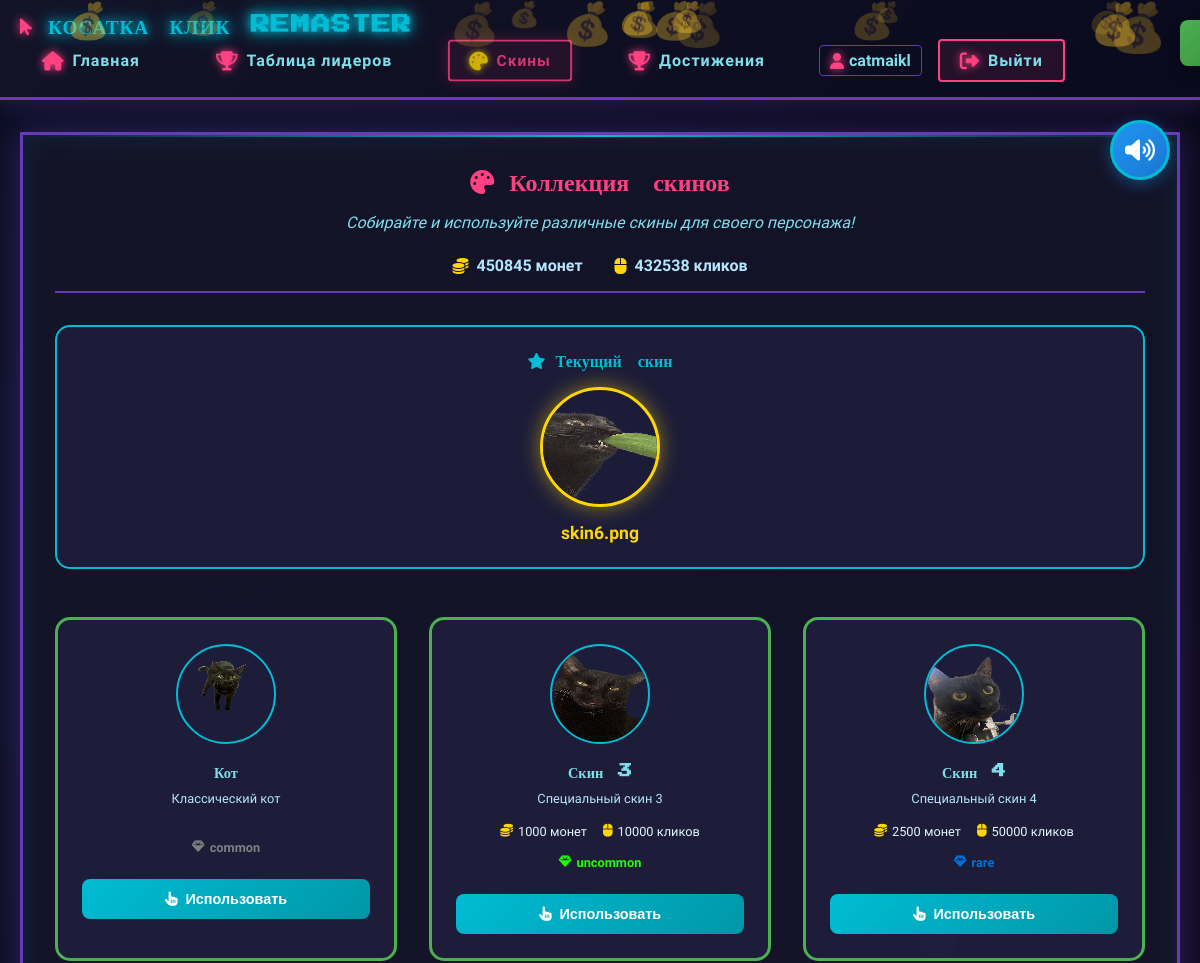
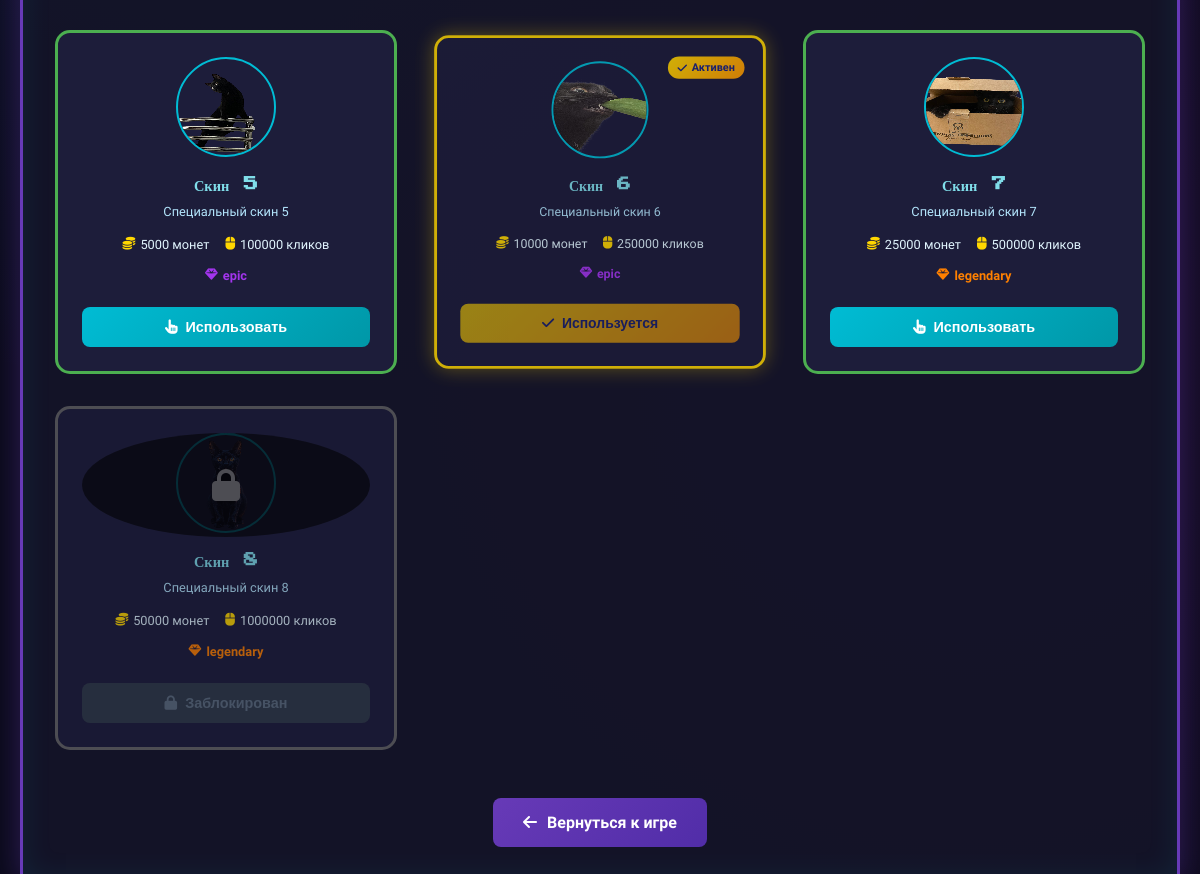
The page /skins/ (signed in) on the database as committed earlier (2 pictures, top to bottom).
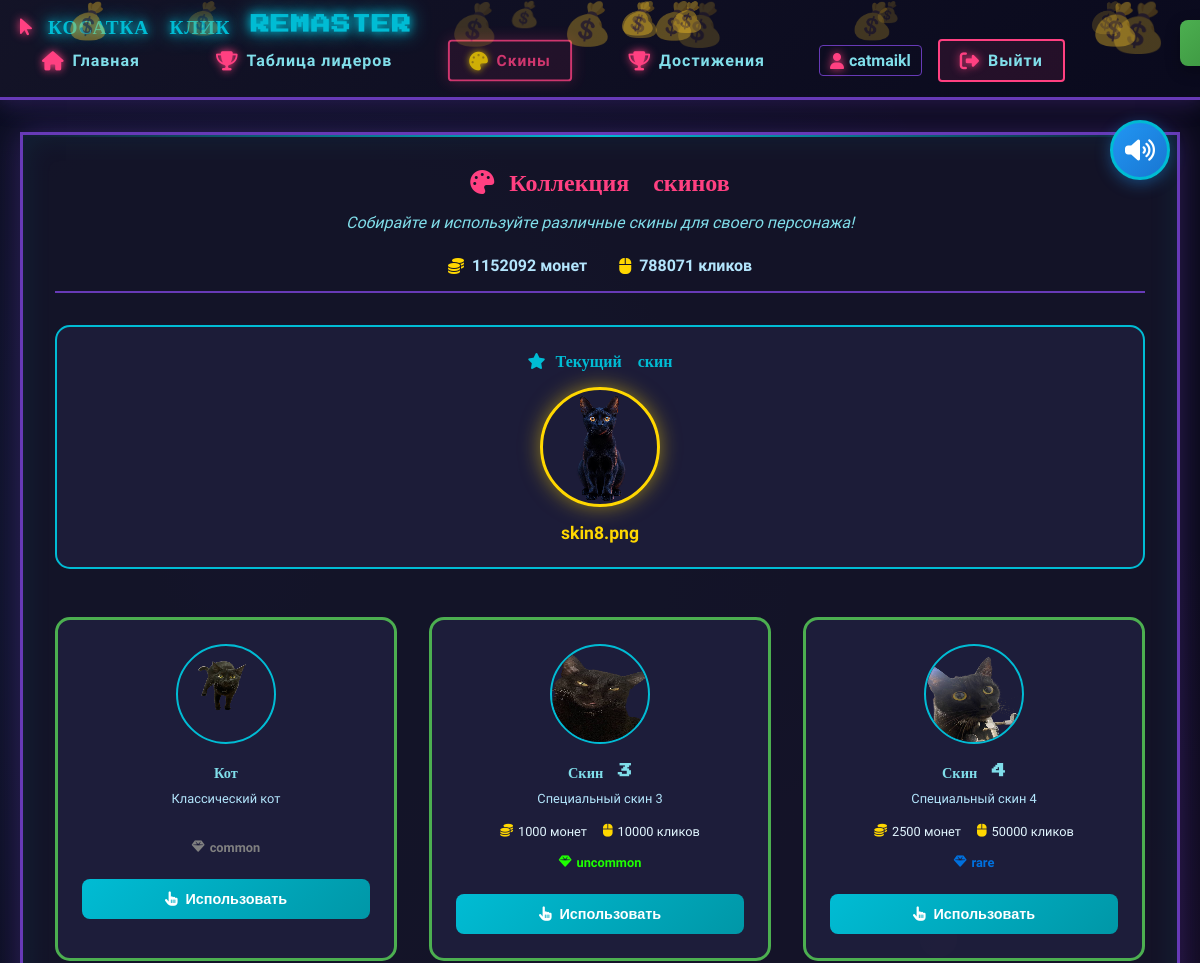
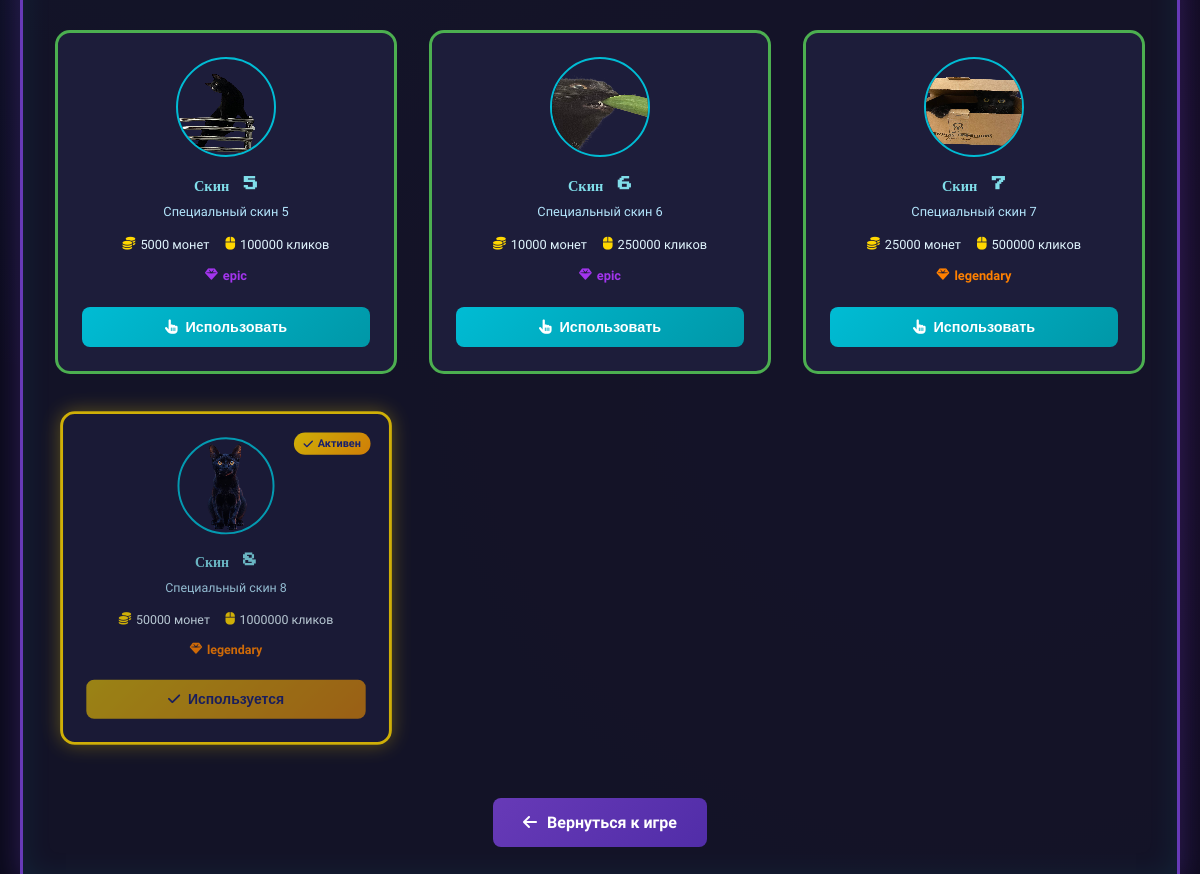
The same page on the database as committed later (2 pictures, top to bottom).
### main/models.py (models this page shows, shortened)
class Player(models.Model):
    user = models.OneToOneField(User, on_delete=models.CASCADE, null=True, blank=True)
    clicks = models.IntegerField(default=0)
    coins = models.IntegerField(default=0)
    click_power = models.IntegerField(default=1)
    auto_clicker_power = models.IntegerField(default=0)
    critical_chance = models.FloatField(default=0.0)
    coin_multiplier = models.FloatField(default=1.0)
    created_at = models.DateTimeField(auto_now_add=True)
    current_skin = models.CharField(max_length=100, default='cat.png')  # Текущий скин

class Skin(models.Model):
    name = models.CharField(max_length=100)
    image_name = models.CharField(max_length=100, unique=True)
    description = models.TextField()
    is_free = models.BooleanField(default=False)  # Теперь не все скины бесплатные
    price = models.IntegerField(default=0)  # Цена скина в монетах
    unlock_requirement = models.CharField(max_length=200, blank=True, null=True)
    required_clicks = models.IntegerField(default=0)
    required_coins = models.IntegerField(default=0)
    rarity = models.CharField(max_length=20, default='common')  # Редкость скина
    order = models.IntegerField(default=0)  # Порядок отображения
    class Meta:
        ordering = ['order', 'name']

### main/views.py (the view)
# urls.py: path('skins/', views.skins_view, name='skins'),
@login_required
def skins_view(request):
    player = Player.objects.get(user=request.user)
    all_skins = Skin.objects.all().order_by('order')
    for skin in all_skins:
        skin.is_unlocked = PlayerSkin.objects.filter(player=player, skin=skin).exists() or skin.is_free
        skin.can_unlock = (player.clicks >= skin.required_clicks and
                          player.coins >= skin.price and
                          not skin.is_unlocked)
    current_skin = player.current_skin
    context = {
        'player': player,
        'skins': all_skins,
        'current_skin': current_skin,
    }
    return render(request, 'main/skins.html', context)

### main/templates/main/skins.html (shortened to what this page needs)
{% extends 'main/base.html' %}
{% load static %}
{% block content %}
<div class="game-container">
    <div class="skins-header">
        <h2><i class="fas fa-palette"></i> Коллекция скинов</h2>
        <p class="skins-description">Собирайте и используйте различные скины для своего персонажа!</p>
        <div class="player-info">
            <div class="stat-mini">
                <i class="fas fa-coins"></i>
                <span>{{ player.coins }} монет</span>
            </div>
            <div class="stat-mini">
                <i class="fas fa-mouse"></i>
                <span>{{ player.clicks }} кликов</span>
            </div>
        </div>
    </div>
    <div class="current-skin-display">
        <h3><i class="fas fa-star"></i> Текущий скин</h3>
        <div class="current-skin-preview">
            <img id="current-skin-image" src="{% static 'main/skins/' %}{{ current_skin }}" alt="Текущий скин" class="current-skin-img">
            <p class="current-skin-name">{{ current_skin }}</p>
        </div>
    </div>
    <div class="skins-grid">
        {% for skin in skins %}
        <div class="skin-card {% if skin.is_unlocked %}unlocked{% else %}locked{% endif %} {% if skin.image_name == current_skin %}active{% endif %}"
             data-skin="{{ skin.image_name }}"
             data-skin-id="{{ skin.id }}">
            <div class="skin-preview">
                <img src="{% static 'main/skins/' %}{{ skin.image_name }}"
                     alt="{{ skin.name }}"
                     class="skin-image"
                     onerror="this.src='{% static 'main/skins/cat.png' %}'">
                {% if skin.image_name == current_skin %}
                <div class="active-badge">
                    <i class="fas fa-check"></i>
                    <span>Активен</span>
                </div>
                {% endif %}
                {% if not skin.is_unlocked %}
                <div class="locked-overlay">
                    <i class="fas fa-lock"></i>
                </div>
                {% endif %}
            </div>
            <div class="skin-info">
                <h3 class="skin-name">{{ skin.name }}</h3>
                <p class="skin-description">{{ skin.description }}</p>
                <div class="skin-requirements">
                    {% if not skin.is_free %}
                        <div class="requirement">
                            <i class="fas fa-coins"></i>
                            <span>{{ skin.price }} монет</span>
                        </div>
                    {% endif %}
                    {% if skin.required_clicks > 0 %}
                        <div class="requirement">
                            <i class="fas fa-mouse"></i>
                            <span>{{ skin.required_clicks }} кликов</span>
                        </div>
                    {% endif %}
                </div>
                <div class="skin-rarity rarity-{{ skin.rarity }}">
                    <i class="fas fa-gem"></i>
                    <span>{{ skin.get_rarity_display|default:skin.rarity }}</span>
                </div>
            </div>
            <div class="skin-actions">
                {% if skin.is_unlocked %}
                    {% if skin.image_name == current_skin %}
                        <button class="skin-button active" disabled>
                            <i class="fas fa-check"></i>
                            Используется
                        </button>
                    {% else %}
                        <button class="skin-button use-skin" data-skin="{{ skin.image_name }}">
                            <i class="fas fa-hand-pointer"></i>
                            Использовать
                        </button>
                    {% endif %}
                {% else %}
                    <button class="skin-button locked" disabled>
                        <i class="fas fa-lock"></i>
                        Заблокирован
                    </button>
                {% endif %}
            </div>
        </div>
        {% empty %}
        <div class="no-skins">
            <i class="fas fa-palette"></i>
            <p>Скины не найдены</p>
        </div>
        {% endfor %}
    </div>
    <div class="back-to-game">
        <a href="{% url 'index' %}" class="back-button">
            <i class="fas fa-arrow-left"></i>
            Вернуться к игре
        </a>
    </div>
</div>
<div id="skin-notification" class="skin-notification">
</div>
{% endblock %}

### main/templates/main/base.html (shortened to what this page needs)
<!DOCTYPE html>
<html lang="ru">
<head>
    {% load static %}
    <link rel="stylesheet" href="{% static 'main/css/style.css' %}">
    <link rel="stylesheet" href="{% static 'main/css/cursor-fix.css' %}">
    <link rel="stylesheet" href="https://cdnjs.cloudflare.com/ajax/libs/font-awesome/6.4.0/css/all.min.css">
</head>
<body>
    <header>
        <nav class="navbar">
            <div class="container">
                <div class="nav-content">
                    <h1><i class="fas fa-mouse-pointer"></i> КОСАТКА КЛИК REMASTER</h1>
                    <div class="nav-links desktop-nav">
                        <a href="{% url 'index' %}" class="nav-link {% if request.path == '/' %}active{% endif %}">
                            <i class="fas fa-home"></i> Главная
                        </a>
                        <a href="{% url 'leaderboard' %}" class="nav-link {% if request.path == '/leaderboard/' %}active{% endif %}">
                            <i class="fas fa-trophy"></i> Таблица лидеров
                        </a>
                        <a href="{% url 'skins' %}" class="nav-link {% if request.path == '/skins/' %}active{% endif %}">
                            <i class="fas fa-palette"></i> Скины
                        </a>
                        <a href="{% url 'achievements' %}" class="nav-link {% if request.path == '/achievements/' %}active{% endif %}">
                            <i class="fas fa-trophy"></i> Достижения
                        </a>
                        {% if user.is_authenticated %}
                        <div class="user-info">
                            <span class="username">
                                <i class="fas fa-user"></i> {{ user.username }}
                            </span>
                            <a href="{% url 'logout' %}?next={% url 'login' %}" class="nav-link logout-btn">
                                <i class="fas fa-sign-out-alt"></i> Выйти
                            </a>
                        </div>
                        {% endif %}
                    </div>
                </div>
            </div>
        </nav>
    </header>
    {% if user.is_authenticated %}
    <div class="sound-control-container" id="soundControlContainer">
        <button id="soundToggle" class="sound-toggle-btn" aria-label="Включить/выключить звук">
            <i class="fas fa-volume-up"></i>
        </button>
    </div>
    {% endif %}
    <div class="container">
        {% block content %}{% endblock %}
    </div>
    </body>
</html>

### main/static/main/css/cursor-fix.css (style rules this page uses)
button, .btn, .buy-button, .nav-link, a[role="button"] { cursor: pointer !important; }

### main/templates/main/base.html (style rules this page uses)
* { -webkit-tap-highlight-color: transparent; -webkit-touch-callout: none; }
html, body { touch-action: manipulation; -webkit-overflow-scrolling: touch; overflow-x: hidden; }
.click-button, .buy-button, .nav-link, button, a { touch-action: manipulation; }
a, button, input, textarea { -ms-touch-action: manipulation; touch-action: manipulation; }
.sound-control-container { position: fixed; top: 120px; right: 30px; z-index: 999; transition: all 0.3s ease; }
.sound-toggle-btn { width: 65px; height: 65px; background: linear-gradient(135deg, #2196f3, #1976d2); border: 3px solid #00bcd4; border-radius: 50%; color: white; font-size: 1.6rem; cursor: pointer; display: flex; align-items: center; justify-content: center; box-shadow: 0 4px 15px rgba(33, 150, 243, 0.4); transition: all 0.3s; }
.sound-toggle-btn { width: 60px; height: 60px; background: linear-gradient(135deg, #2196f3, #1976d2); border: 3px solid #00bcd4; border-radius: 50%; color: white; font-size: 1.5rem; cursor: pointer; display: flex; align-items: center; justify-content: center; box-shadow: 0 4px 15px rgba(33, 150, 243, 0.4); transition: all 0.3s; }

Rows that differ between the two databases and show on the page:
changed Player: coins "450845" → "1152092"; clicks "432538" → "788071"; current_skin: a different picture; current_skin "skin6.png" → "skin8.png"
computed for Skin "Скин 6": text "Активен Используется" → "Использовать"
computed for Skin "Скин 8": text "Заблокирован" → "Активен Используется"
